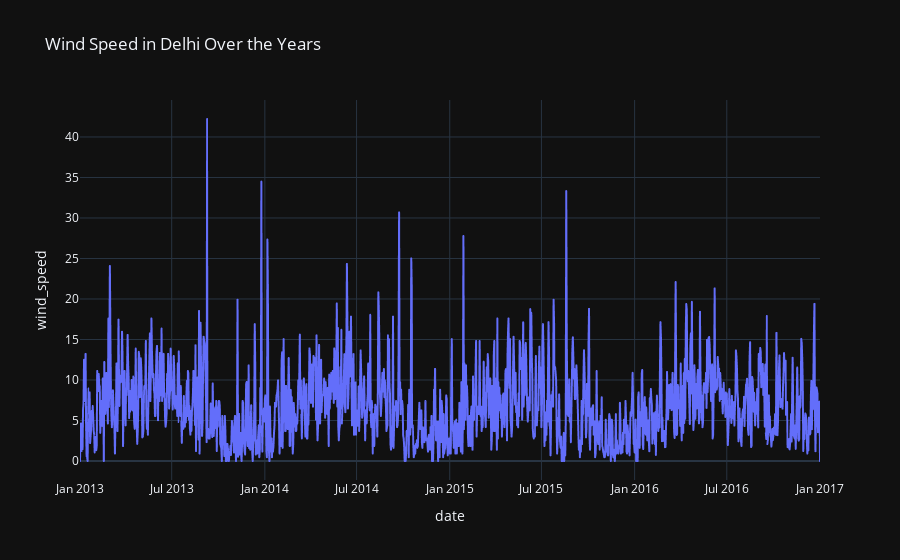

The notebook cell this image was saved under:
### Code cell
figure = px.line(data, x="date", y="wind_speed", title='Wind Speed in Delhi Over the Years')
figure.show()

### Figure 1 — Plotly figure (JSON) as saved in the notebook; plotly's stock layout.template omitted (floating-point values rounded to 4 significant figures; data arrays with more than 128 entries replaced by an {"elided": "..."} marker saying what was removed)
{"data": [{"hovertemplate": "date=%{x}<br>wind_speed=%{y}<extra></extra>", "legendgroup": "", "line": {"color": "#636efa", "dash": "solid"}, "marker": {"symbol": "circle"}, "mode": "lines", "name": "", "showlegend": false, "x": {"elided": "1462 str values"}, "xaxis": "x", "y": {"elided": "1462 float values"}, "yaxis": "y", "type": "scattergl"}], "layout": {"xaxis": {"anchor": "y", "domain": [0.0, 1.0], "title": {"text": "date"}}, "yaxis": {"anchor": "x", "domain": [0.0, 1.0], "title": {"text": "wind_speed"}}, "legend": {"tracegroupgap": 0}, "title": {"text": "Wind Speed in Delhi Over the Years"}}}
